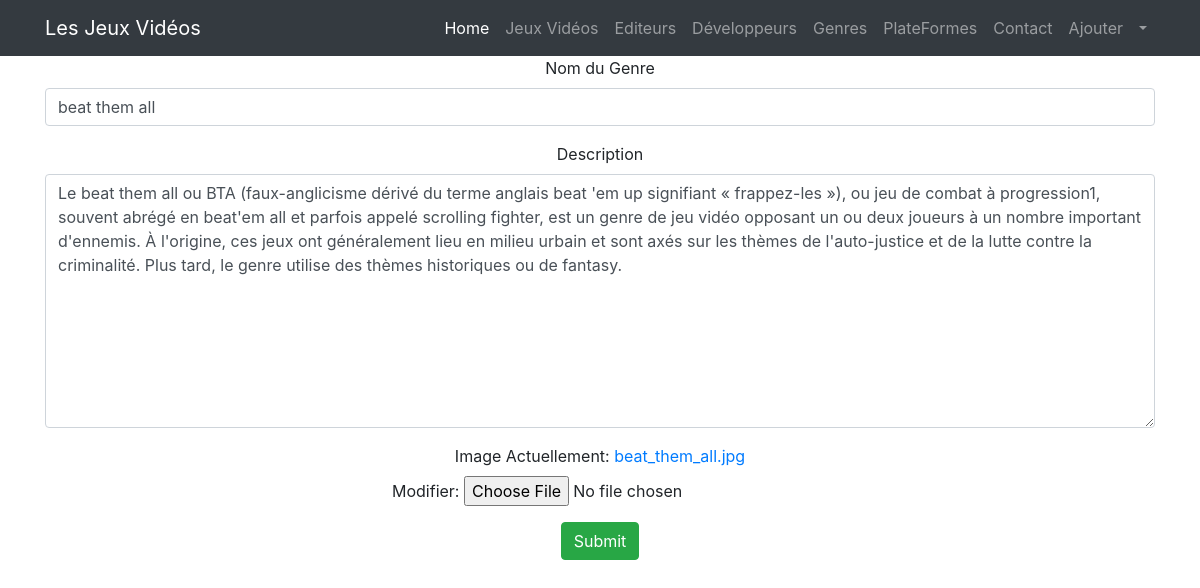
Page /jeux_videos/genres/modify_genre/1/ on the committed database.
### jeux_video/models.py (models this page shows, shortened)
class Genres(models.Model):
    nom = models.CharField(max_length=100,verbose_name="Nom  du Genre")
    description = models.CharField(null=True,max_length=1000)
    image = models.ImageField()

### jeux_video/views.py (the view)
# urls.py: path('genres/modify_genre/<int:id>/', views.modify_genre,name='modify_genre'),
def modify_genre(request,id):
    genre=get_object_or_404(Genres, id=id)
    form = GenresForm(request.POST or None,request.FILES or None,instance=genre)
    if form.is_valid():
        form.save()
        envoi = True
    return render(request, 'jeux_video/modify_genre.html', locals())

### jeux_video/forms.py
class GenresForm(forms.ModelForm):
    class Meta:
        model = Genres
        fields= '__all__'
        widgets = {
            'nom': forms.TextInput(attrs={'class': "form-control"}),
            'description': forms.Textarea(attrs={'class': "form-control"}),
        }

### jeux_video/templates/jeux_video/modify_genre.html (shortened to what this page needs)
{% extends 'base.html' %}
{% block body %}
<div class="container text-center">
<form action="{% url "modify_genre" genre.id %}" enctype="multipart/form-data" method="post">
<div class="form-group ">
    <label for="{{ form.nom.id_for_label }}">{{ form.nom.label }}</label>
    {{ form.nom }}
</div>
<div class="form-group ">
        <label for="{{ form.description.id_for_label }}">{{ form.description.label }}</label>
        {{ form.description }}
</div>
<div class="form-group ">
        <label for="{{ form.image.id_for_label }}">{{ form.image.label }}</label>
        {{ form.image }}
</div>
<input class="btn btn-success" type="submit"/>
</form>
</div>
{% endblock %}

### static/css/heroic-features.css (style rules this page uses)
body { padding-top: 56px; }

### rows in the picture
Genres: nom "beat them all", description "Le beat them all ou BTA (faux-anglicisme dérivé du terme anglais beat 'em up signifiant « frappez-les »), ou jeu de combat à progression1, souvent abrégé en beat'em all et parfois appelé scrolling fighter, est un genre de jeu vidéo opposant un ou deux joueurs à un nombre important d'ennemis. À l'origine, ces jeux ont généralement lieu en milieu urbain et sont axés sur les thèmes de l'auto-justice et de la lutte contre la criminalité. Plus tard, le genre utilise des thèmes historiques ou de fantasy."
